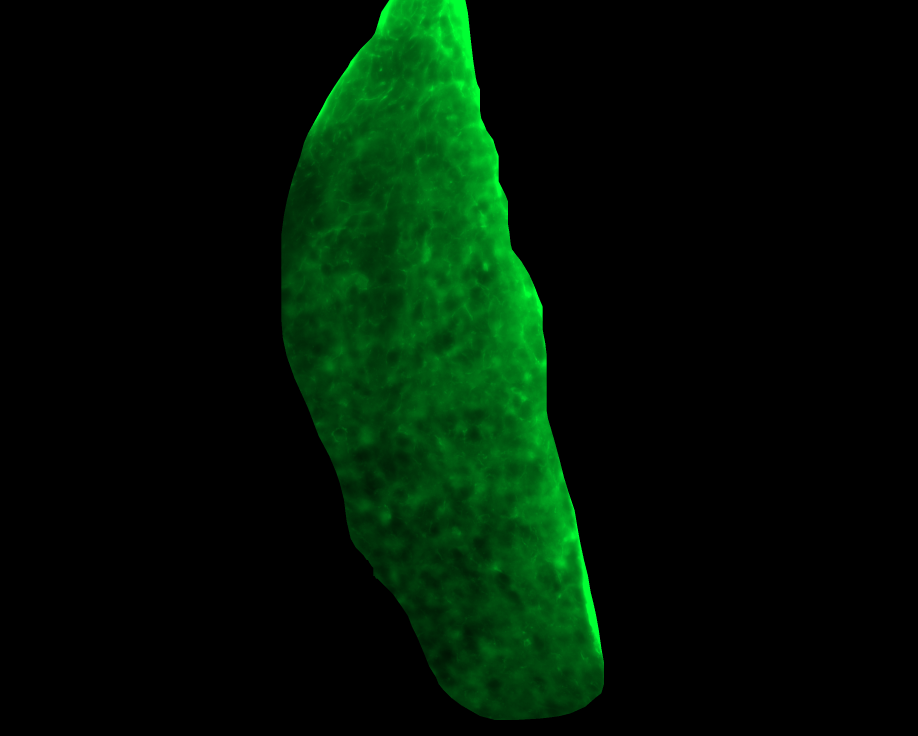
#> input picture FotosNaroe/MAX_MHb_GFAP_CB1flox(mCherry+S100b)_10F_CRE_C1_left.czi - C=1.png, 2752 x 2208 px (shown at 1/3 size); its folder holds only this picture in this run
$ python app.py
#> lines starting #> are read from the running program, lines starting #| are printed output that depends on the picture; after the words box and inside, x2 and y2 are one past the last pixel; in counts of white or black regions, pixels touching at a corner belong together
import os
import numpy as np
import cv2
from matplotlib import pyplot as plt

# ============================================================
# FUNCIONES
# ============================================================


def overlay_image(background, overlay, x, y, alpha=1.0, scale=1.0):
    result = background.copy()

    if scale != 1.0:
        overlay = cv2.resize(
            overlay, None, fx=scale, fy=scale, interpolation=cv2.INTER_AREA
        )

    if len(overlay.shape) == 2:
        overlay = cv2.cvtColor(overlay, cv2.COLOR_GRAY2BGR)

    h, w = overlay.shape[:2]
    if y + h > background.shape[0]:
        h = background.shape[0] - y
    if x + w > background.shape[1]:
        w = background.shape[1] - x
    overlay = overlay[:h, :w]

    if overlay.shape[2] == 4:
        alpha_mask = overlay[:, :, 3] / 255.0
        alpha_mask = np.dstack([alpha_mask] * 3)
        overlay_rgb = overlay[:, :, :3]
    else:
        alpha_mask = np.ones_like(overlay[:, :, :3], dtype=float)
        overlay_rgb = overlay

    roi = result[y : y + h, x : x + w]
    blended = cv2.addWeighted(
        roi.astype(float), 1 - alpha, overlay_rgb.astype(float), alpha, 0
    )
    result[y : y + h, x : x + w] = blended.astype(np.uint8)
    return result


# [9 lines left out: function show_image, not called in this run]


# ============================================================
# PROCESAMIENTO DE UNA SOLA IMAGEN
# ============================================================


def process_image(image_path, output_dir=None, show=False):
#> called with output_dir = 'fotoSalida', show = False
    print(f"Procesando: {image_path}")

    img = cv2.imread(image_path, cv2.IMREAD_UNCHANGED)
#> img is the input picture: shape (2208, 2752, 3); mean B, G, R 3.9, 19.9, 0
    if img is None:
        print(f"❌ No se pudo leer {image_path}")
        return

    gray = cv2.cvtColor(img, cv2.COLOR_BGR2GRAY)
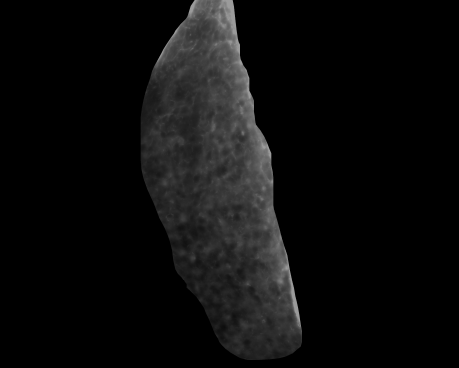
#> gray: shape (2208, 2752) (shown at 1/6 size); min 0, max 155, mean 12.2
    gray = cv2.bitwise_not(gray).astype(np.uint8)
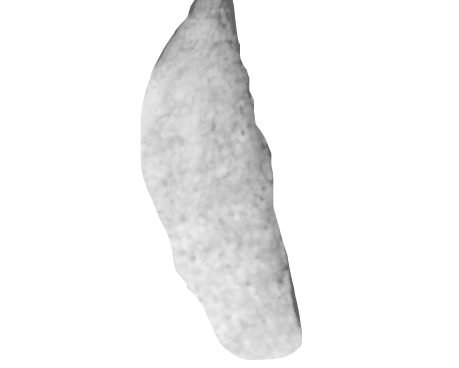
#> gray: shape (2208, 2752) (shown at 1/6 size); min 100, max 255, mean 242.8

    thresh_mean = cv2.adaptiveThreshold(
        gray, 255, cv2.ADAPTIVE_THRESH_MEAN_C, cv2.THRESH_BINARY, 39, 10
    )
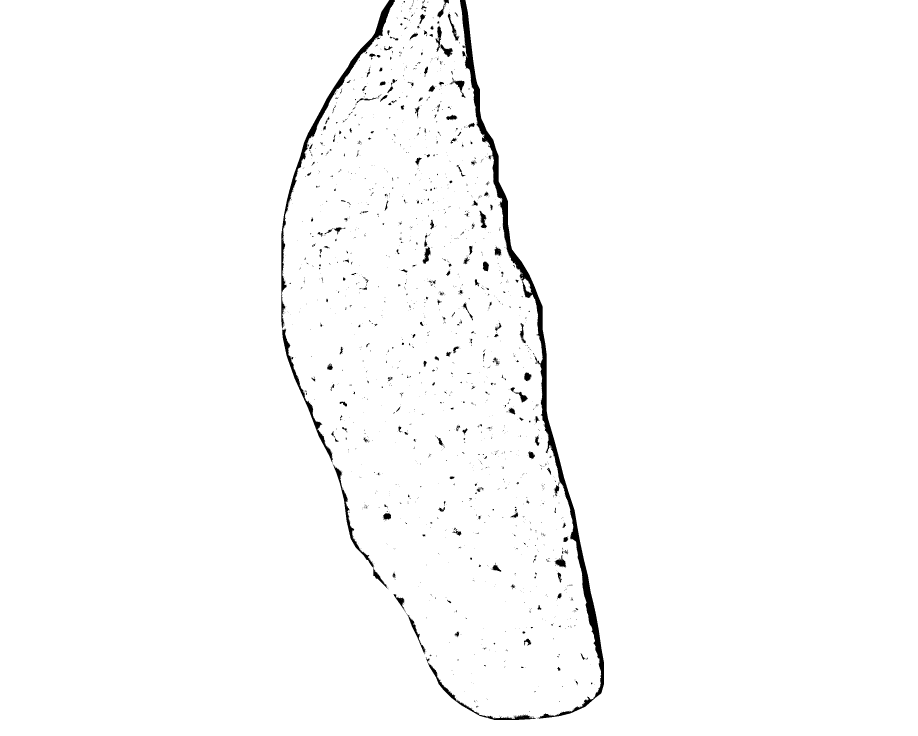
#> thresh_mean: shape (2208, 2752) (shown at 1/3 size); 98.5% white; 2045 black regions (1774 under 20 px), largest, box (x1, y1, x2, y2) and area: (1380, 0, 1812, 2156) 37492, (844, 0, 1185, 985) 11852, (846, 985, 999, 1389) 3986

    blur = cv2.GaussianBlur(thresh_mean, (9, 9), 10)
    _, final_thresh = cv2.threshold(blur, 200, 255, cv2.THRESH_BINARY)
#> final_thresh: shape (2208, 2752); 97.8% white; 301 black regions (36 under 20 px), largest, box (x1, y1, x2, y2) and area: (1377, 0, 1815, 2158) 51084, (841, 0, 1187, 879) 16359, (841, 880, 1000, 1385) 7283
    inverted = cv2.bitwise_not(final_thresh).astype(np.uint8)

    kernel = np.ones((3, 3), dtype=np.uint8)
    erode = cv2.erode(inverted, kernel, iterations=5)
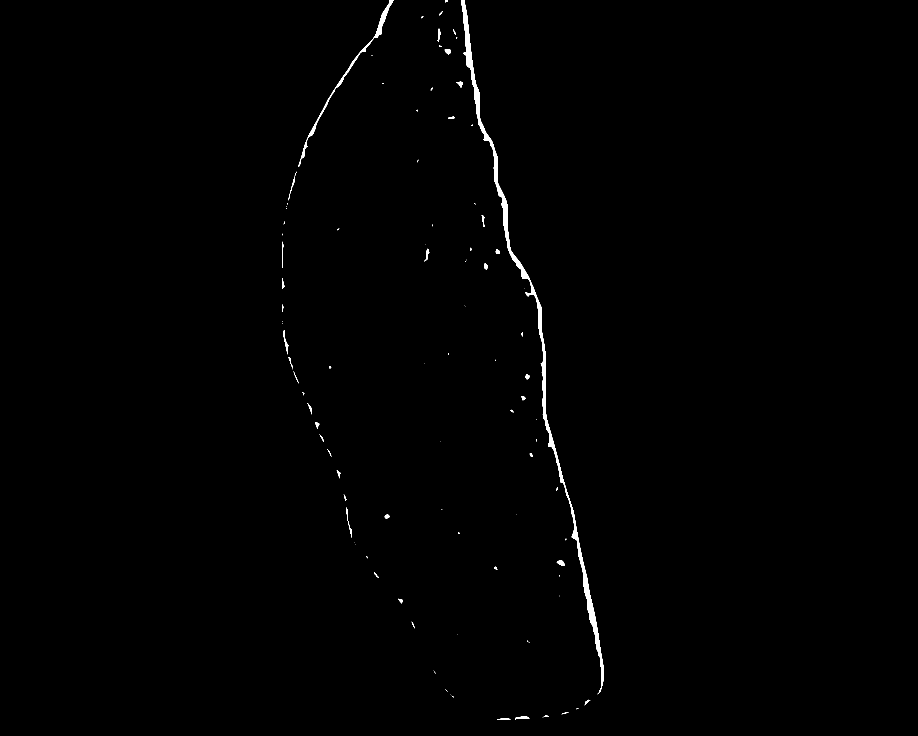
#> erode: shape (2208, 2752) (shown at 1/3 size); 0.49% white; 106 white regions (57 under 20 px)

    # Buscar centros
    contours, _ = cv2.findContours(
        erode.copy(), cv2.RETR_EXTERNAL, cv2.CHAIN_APPROX_NONE
    )
#> contours = 106 contours, 68 with area under 20; largest, box (x1, y1, x2, y2) and area: (1383, 0, 1810, 2083) 19045, (894, 0, 1180, 501) 2964, (1670, 1680, 1694, 1697) 224, (850, 991, 866, 1063) 198, (1545, 2148, 1589, 2158) 190
    eroded_image_bgr = cv2.cvtColor(erode, cv2.COLOR_GRAY2BGR)
#> eroded_image_bgr: shape (2208, 2752, 3); 0.49% white; 106 white regions (57 under 20 px), largest, box (x1, y1, x2, y2) and area: (1383, 0, 1810, 2083) 21195, (894, 0, 1180, 501) 3489, (850, 991, 866, 1063) 270

    centroid_coor = []
    box_width, box_height, thickness = 20, 20, 3

    for c in contours:
        M = cv2.moments(c)
        if M["m00"] != 0:
            cX = int(M["m10"] / M["m00"])
            cY = int(M["m01"] / M["m00"])
            centroid_coor.append([cX, cY])

            top_left = (cX - box_width // 2, cY - box_height // 2)
            bottom_right = (cX + box_width // 2, cY + box_height // 2)

            cv2.rectangle(
                eroded_image_bgr, top_left, bottom_right, (0, 0, 255), thickness
            )
            cv2.circle(eroded_image_bgr, (cX, cY), 3, (0, 255, 0), -1)
#> this loop made 106 passes
#> (cX, cY, top_left, bottom_right) on passes 1, 3, 4, 5, 6, 7, 8, 14: (1514, 2156, (1504, 2146), (1524, 2166)), (1566, 2152, (1556, 2142), (1576, 2162)), (1637, 2147, (1627, 2137), (1647, 2157)), (1693, 2139, (1683, 2129), (1703, 2149)), (1733, 2124, (1723, 2114), (1743, 2134)), (1760, 2105, (1750, 2095), (1770, 2115)), (1358, 2089, (1348, 2079), (1368, 2099)), (1582, 1922, (1572, 1912), (1592, 1932))
#> after the loop, centroid_coor = 70 pairs, first value 847 to 1760, second value 2 to 2156

    num_centroids = len(centroid_coor)
#> num_centroids = 70
    cv2.putText(
        img,
        f"Centros: {num_centroids}",
        (10, 30),
        cv2.FONT_HERSHEY_SIMPLEX,
        1,
        (255, 0, 0),
        2,
    )

    combined = overlay_image(img, erode, 0, 0, alpha=0.2)
#> in overlay_image, `blended = cv2.addWeighted( roi.astype(float), 1 - alpha, overlay_rgb.a..`:
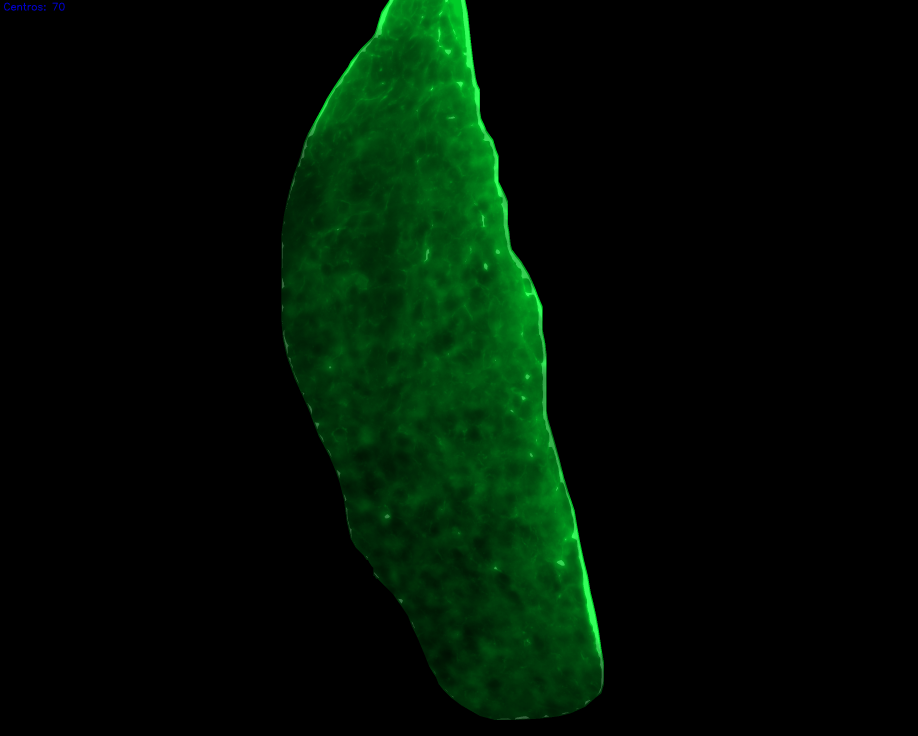
#> blended: shape (2208, 2752, 3) float64 (shown at 1/3 size); mean B, G, R 3.4, 16.2, 0.2

    if show:
        show_image(combined, title=f"{os.path.basename(image_path)} (overlay)")
        show_image(eroded_image_bgr, title="Centroides detectados")

    if output_dir:
        os.makedirs(output_dir, exist_ok=True)
        out_path = os.path.join(output_dir, os.path.basename(image_path))
        cv2.imwrite(out_path, combined)
        print(f"✅ Guardada en {out_path}")


# ============================================================
# PROCESAR TODAS LAS IMÁGENES DE UNA CARPETA
# ============================================================

input_folder = "FotosNaroe"  # Cambia esto
output_folder = "fotoSalida"  # Carpeta donde se guardan los resultados

for file in os.listdir(input_folder):
    if file.lower().endswith((".png", ".jpg", ".jpeg", ".bmp", ".tiff")):
        image_path = os.path.join(input_folder, file)
        process_image(image_path, output_dir=output_folder, show=False)

$ run again, on FotosNaroe/MAX_MHb_GFAP_CB1flox(mCherry+S100b)_11F_CRE_C1_left.czi - C=1.png
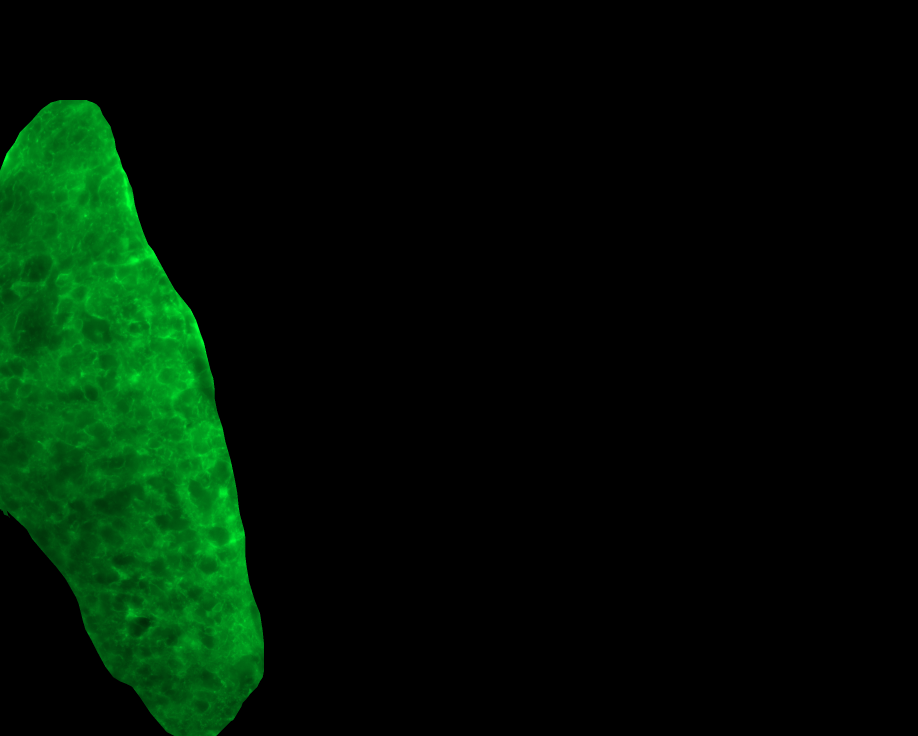
#> input picture FotosNaroe/MAX_MHb_GFAP_CB1flox(mCherry+S100b)_11F_CRE_C1_left.czi - C=1.png, 2752 x 2208 px (shown at 1/3 size)
#> in process_image, img is the input picture: shape (2208, 2752, 3); mean B, G, R 3.6, 18.5, 0
#> in process_image, `thresh_mean = cv2.adaptiveThreshold( gray, 255, cv2.ADAPTIVE_THRESH_ME..`:
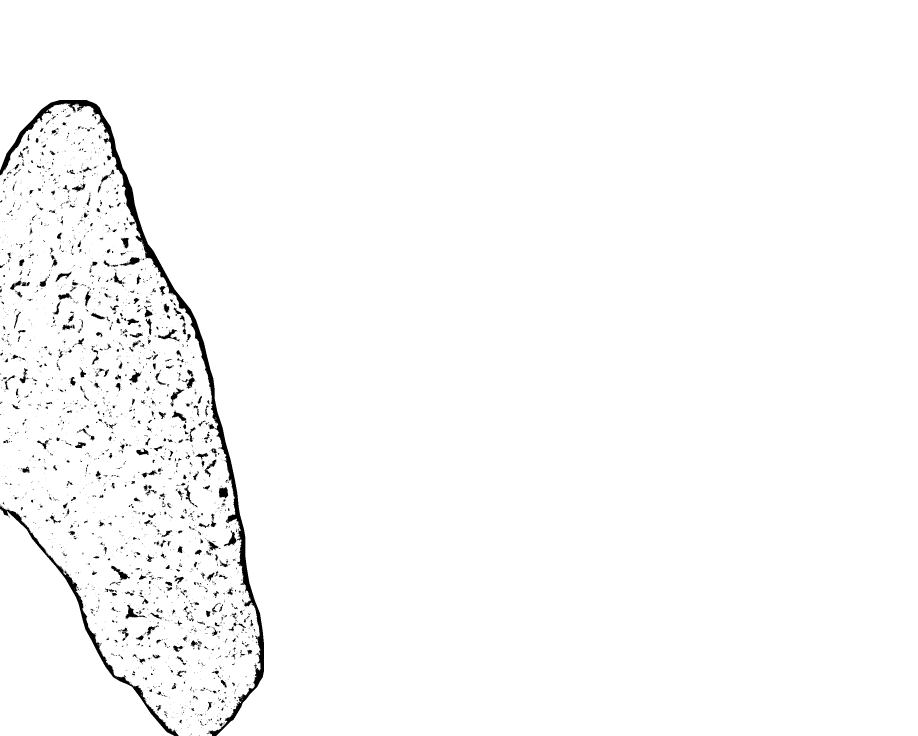
#> thresh_mean: shape (2208, 2752) (shown at 1/3 size); 98.2% white; 3194 black regions (2631 under 20 px), largest, box (x1, y1, x2, y2) and area: (0, 300, 792, 2208) 37440, (0, 1517, 536, 2208) 9994, (377, 1814, 441, 1857) 732
#> final_thresh: shape (2208, 2752); 97.3% white; 537 black regions (45 under 20 px), largest, box (x1, y1, x2, y2) and area: (0, 297, 795, 2208) 53545, (0, 1515, 537, 2208) 14465, (375, 1813, 437, 1858) 1344
#> erode: shape (2208, 2752); 0.41% white; 157 white regions (96 under 20 px)
#> contours = 157 contours, 107 with area under 20; largest, box (x1, y1, x2, y2) and area: (0, 302, 529, 883) 7217, (531, 885, 766, 1816) 6256, (765, 1825, 790, 2059) 1592, (176, 1702, 305, 1969) 1076, (680, 2087, 740, 2169) 431
#> the loop in process_image, `for c in contours:` made 157 passes
#> (c, cX, cY, top_left, bottom_right) on passes 5, 27: ([[476, 2121], [476, 2122], [477, 2121]], 476, 2121, (466, 2111), (486, 2131)), ([[703, 1844], [702, 1845], [703, 1846], [703, 1845]], 702, 1845, (692, 1835), (712, 1855))
#> after the loop in process_image, `for c in contours:`: centroid_coor = 113 pairs, first value 1 to 780, second value 395 to 2200
#> num_centroids = 113
#> in overlay_image, `blended = cv2.addWeighted( roi.astype(float), 1 - alpha, overlay_rgb.a..`:
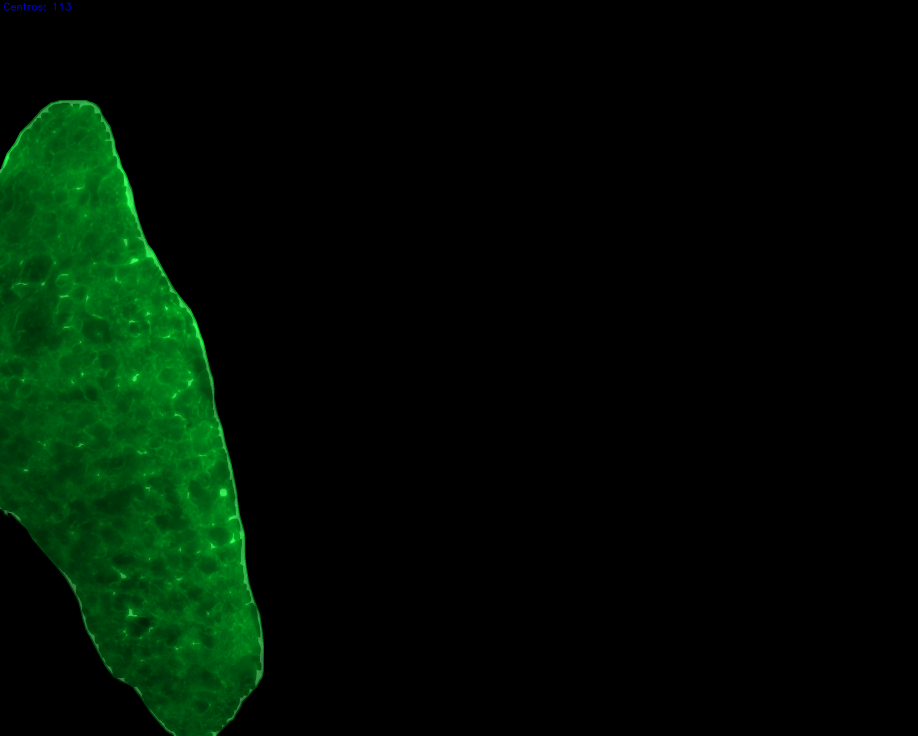
#> blended: shape (2208, 2752, 3) float64 (shown at 1/3 size); mean B, G, R 3.2, 15, 0.2
